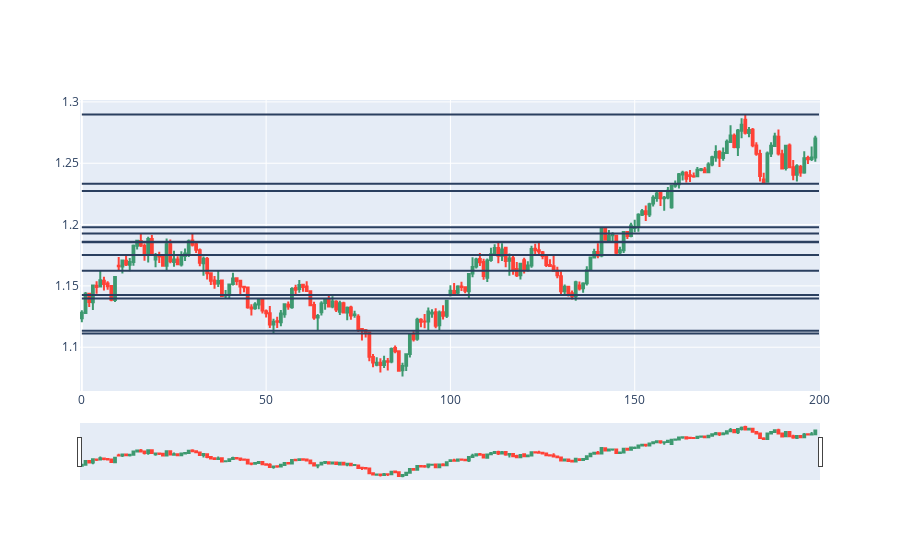

The notebook cell saved with this chart:
### Code cell
s = 0
e = 200
dfpl = df[s:e]
import plotly.graph_objects as go
from datetime import datetime
import matplotlib.pyplot as plt

fig = go.Figure(data=[go.Candlestick(x=dfpl.index,
                open=dfpl['Open'],
                high=dfpl['High'],
                low=dfpl['Low'],
                close=dfpl['Close'])])

c=0
while (1):
    if(c>len(sr)-1 ):#or sr[c][0]>e
        break
    fig.add_shape(type='line', x0=s, y0=sr[c][1],
                  x1=e,
                  y1=sr[c][1]
                  )#x0=sr[c][0]-5 x1=sr[c][0]+5
    c+=1
fig.show()

### Figure 1 — Plotly figure (JSON) as saved in the notebook; plotly's stock layout.template omitted (floating-point values rounded to 4 significant figures; data arrays with more than 128 entries replaced by an {"elided": "..."} marker saying what was removed)
{"data": [{"close": {"elided": "200 float values"}, "high": {"elided": "200 float values"}, "low": {"elided": "200 float values"}, "open": {"elided": "200 float values"}, "type": "candlestick", "x": {"elided": "200 int values"}}], "layout": {"shapes": [{"type": "line", "x0": 0, "x1": 200, "y0": 1.162, "y1": 1.162}, {"type": "line", "x0": 0, "x1": 200, "y0": 1.193, "y1": 1.193}, {"type": "line", "x0": 0, "x1": 200, "y0": 1.14, "y1": 1.14}, {"type": "line", "x0": 0, "x1": 200, "y0": 1.111, "y1": 1.111}, {"type": "line", "x0": 0, "x1": 200, "y0": 1.113, "y1": 1.113}, {"type": "line", "x0": 0, "x1": 200, "y0": 1.143, "y1": 1.143}, {"type": "line", "x0": 0, "x1": 200, "y0": 1.186, "y1": 1.186}, {"type": "line", "x0": 0, "x1": 200, "y0": 1.186, "y1": 1.186}, {"type": "line", "x0": 0, "x1": 200, "y0": 1.198, "y1": 1.198}, {"type": "line", "x0": 0, "x1": 200, "y0": 1.175, "y1": 1.175}, {"type": "line", "x0": 0, "x1": 200, "y0": 1.227, "y1": 1.227}, {"type": "line", "x0": 0, "x1": 200, "y0": 1.29, "y1": 1.29}, {"type": "line", "x0": 0, "x1": 200, "y0": 1.233, "y1": 1.233}]}}
